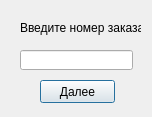
<?xml version="1.0" encoding="UTF-8"?>
<ui version="4.0">
 <class>Dialog</class>
 <widget class="QDialog" name="Dialog">
  <property name="geometry">
   <rect>
    <x>0</x>
    <y>0</y>
    <width>152</width>
    <height>117</height>
   </rect>
  </property>
  <property name="windowTitle">
   <string>Dialog</string>
  </property>
  <widget class="QLineEdit" name="lineEdit">
   <property name="geometry">
    <rect>
     <x>20</x>
     <y>50</y>
     <width>113</width>
     <height>20</height>
    </rect>
   </property>
  </widget>
  <widget class="QPushButton" name="pushButton">
   <property name="geometry">
    <rect>
     <x>40</x>
     <y>80</y>
     <width>75</width>
     <height>23</height>
    </rect>
   </property>
   <property name="text">
    <string>Далее</string>
   </property>
  </widget>
  <widget class="QLabel" name="label">
   <property name="geometry">
    <rect>
     <x>20</x>
     <y>20</y>
     <width>121</width>
     <height>16</height>
    </rect>
   </property>
   <property name="text">
    <string>Введите номер заказа</string>
   </property>
  </widget>
 </widget>
 <resources/>
 <connections/>
</ui>
